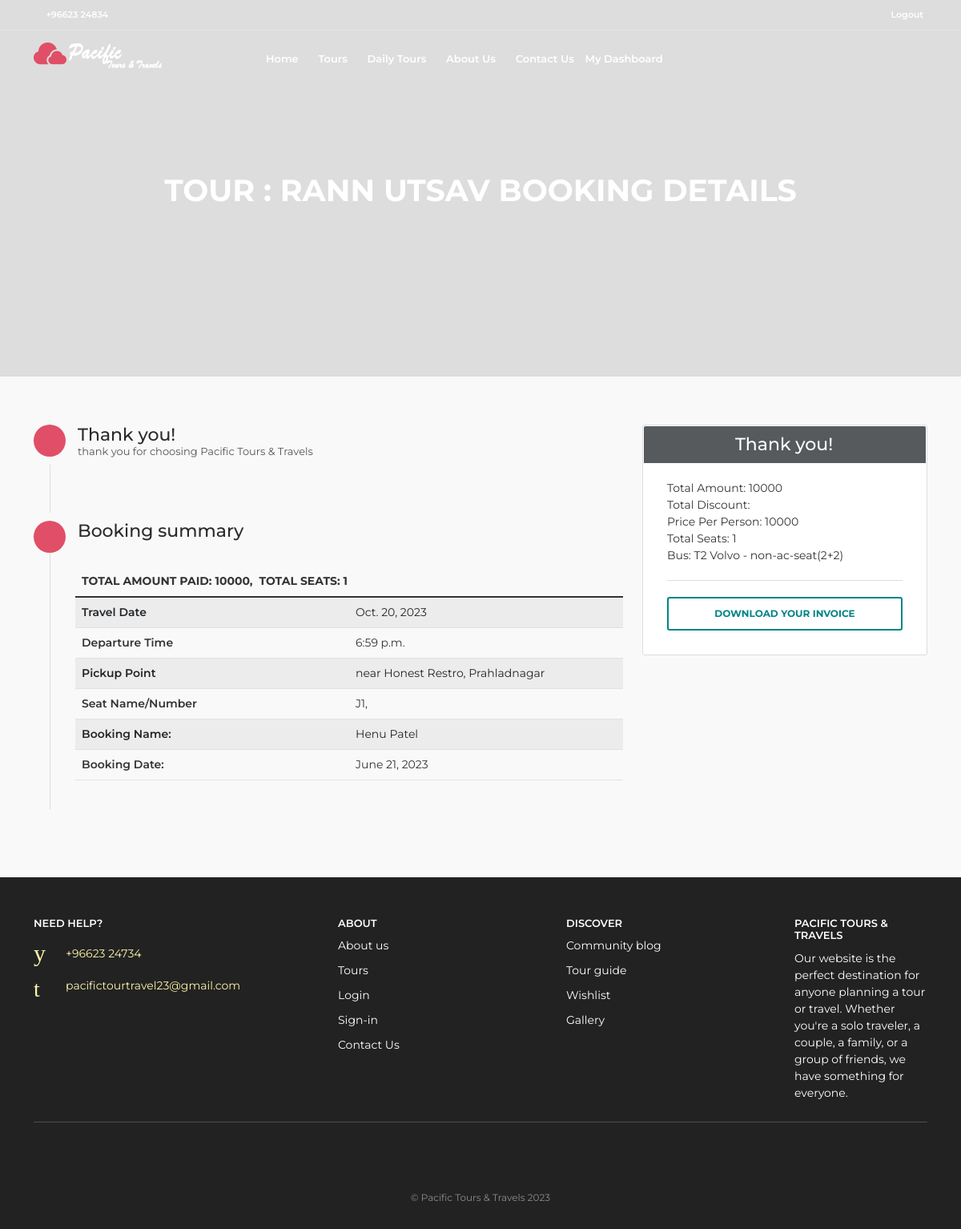
Screenshot of /root/19/tour_booking_details/ (signed in) with the database file from the repository.
### booking/models.py (models this page shows, shortened)
class STourBooking(models.Model):
    name = models.CharField(max_length=100,blank=False,null=False)
    total_price = models.IntegerField()
    user_fk = models.ForeignKey(CustomUser,on_delete=models.CASCADE,related_name='stour_booking_user')
    special_tours_fk = models.ForeignKey(Special_Tours,on_delete=models.CASCADE,related_name='stour_booking_Special_Tours')
    travel_date = models.DateField(default=timezone.now)
    date = models.DateField(default=timezone.now)
    time = models.TimeField(default=timezone.now)
    razorpay_order_id = models.CharField(max_length=1000,blank=True,null=True)
    paid = models.BooleanField(default=False,blank=True,null=True)
    confirm = models.BooleanField(default=False,blank=True,null=True)

class Special_Tours(models.Model):
    name = models.CharField(max_length=100,blank=False,null=False)
    start_date = models.DateField(default=timezone.now)
    end_date = models.DateField(default=timezone.now)
    time = models.TimeField(default=timezone.now)
    bus_fk_k = models.ForeignKey(Bus,on_delete=models.CASCADE,related_name='special_tours_bus')
    description = models.CharField(max_length=1000)
    schedule = models.CharField(max_length=2000)
    origin_fk_k = models.ForeignKey(Address,on_delete=models.CASCADE,related_name='special_tours_origin_address')
    destination_fk_k = models.ForeignKey(Address,on_delete=models.CASCADE,related_name='special_tours_destination_address')
    price = models.IntegerField()
    total_days = models.CharField(max_length=15)
    boarding_point = models.CharField(max_length=50,null=True,blank=True)
    dropping_point = models.CharField(max_length=50,null=True,blank=True)
    offer = models.BooleanField(default=False,blank=True,null=True)
    offer_per = models.CharField(max_length=10,default='',null=True,blank=True)
    img1 = models.ImageField(upload_to='Images',blank=True,null=True)
    img2 = models.ImageField(upload_to='Images',blank=True,null=True)
    img3 = models.ImageField(upload_to='Images',blank=True,null=True)
    img4 = models.ImageField(upload_to='Images',blank=True,null=True)

class STourBooking_details(models.Model):
    stourbooking_fk = models.ForeignKey(STourBooking,on_delete=models.CASCADE,related_name='stourbooking_details_STourBooking')
    seat_fk = models.ForeignKey(Seat,on_delete=models.CASCADE,related_name='stourbooking_details_seat_fk')
    date = models.DateField(default=timezone.now)
    time = models.TimeField(default=timezone.now)

class Seat(models.Model):
    status = models.BooleanField(default=False)
    date = models.DateField(default=timezone.now,blank=True,null=True)
    time = models.TimeField(default=timezone.now,blank=True,null=True)
    seat_name = models.CharField(max_length=10,blank=False,null=False,unique=True)
    bus_fk = models.ForeignKey(Bus,on_delete=models.CASCADE,related_name='seat_bus')

class Bus(models.Model):
    name = models.CharField(max_length=50,blank=True,null=True)
    driver_name = models.CharField(max_length=50)
    contact = models.CharField(max_length=10)
    plate_no = models.CharField(max_length=50)
    check_ac = models.CharField(max_length=10,choices=t_type,default='non-ac')
    seat_type = models.CharField(max_length=25,choices=s_type,default='non-ac-seat(2+2)')  # new on 28-1
    max_seats = models.IntegerField()

### root/views.py (the view)
# urls.py: path('<int:id>/tour_booking_details/',views.tour_booking_details,name='tour_booking_details'),
@login_required(login_url='auth_system:login_user')
def tour_booking_details(request,id):
    dis = ''
    data = STourBooking.objects.get(id=id)
    tour = Special_Tours.objects.get(id=data.special_tours_fk.id)
    seats = STourBooking_details.objects.filter(stourbooking_fk=data)
    cnt = seats.count()
    if tour.offer:
        dis = tour.price * 10 / 100
    context={
        'data':data,
        'seats':seats,
        's_cnt':cnt,
        'dis':dis
    }
    return render(request,'root/tour_booking_details.html',context)

### templates/root/tour_booking_details.html (shortened to what this page needs)
{% extends 'root/layout.html' %}
{% load static %}
{% block body %}
<section id="hero_2" class="background-image" data-background="url(img/slide_hero_2.jpg)">
    <div class="opacity-mask" data-opacity-mask="rgba(0, 0, 0, 0.6)">
    <div class="intro_title">
        <h1>Tour : {{data.special_tours_fk.name}} Booking Details</h1>
    </div>
    </div>
</section>
<main>
    <div class="container margin_60">
        <div class="row">
            <div class="col-lg-8 add_bottom_15">
                <div class="form_title">
                    <h3><strong><i class="icon-ok"></i></strong>Thank you!</h3>
                    <p>
                        thank you for choosing Pacific Tours & Travels
                    </p>
                </div>
                <div class="step">
                </div>
                <div class="form_title">
                    <h3><strong><i class="icon-tag-1"></i></strong>Booking summary</h3>
                </div>
                <div class="step">
                    <table class="table table-striped confirm">
                        <thead>
                            <tr>
                                <th colspan="2">
                                   Total Amount Paid: {{data.total_price}}, &nbsp;Total Seats: {{s_cnt}}
                                </th>
                            </tr>
                        </thead>
                        <tbody>
                            <tr>
                                <td>
                                    <strong>Travel Date</strong>
                                </td>
                                <td>
                                   {{data.travel_date}}
                                </td>
                            </tr>
                            <tr>
                                <td>
                                    <strong>Departure Time</strong>
                                </td>
                                <td>
                                   {{data.special_tours_fk.time}}
                                </td>
                            </tr>
                            <tr>
                                <td>
                                    <strong>Pickup Point</strong>
                                </td>
                                <td>
                                   {{data.special_tours_fk.boarding_point  }}
                                </td>
                            </tr>
                            <tr>
                                <td>
                                    <strong>Seat  Name/Number</strong>
                                </td>
                                <td>
                                   {% for i in seats  %}
                                        {{i.seat_fk.seat_name}},
                                   {% endfor %}
                                </td>
                            </tr>
                            <tr>
                                <td>
                                    <strong>Booking Name: </strong>
                                </td>
                                <td>
                                    {{data.name}}
                                </td>
                            </tr>
                            <tr>
                                <td>
                                    <strong>Booking Date: </strong>
                                </td>
                                <td>
                                    {{data.date}}
                                </td>
                            </tr>
                        </tbody>
                    </table>
                </div>
            </div>
            <aside class="col-lg-4" id="sidebar">
                <div class="theiaStickySidebar">
                    <div class="box_style_1" id="booking_box">
                        <h3 class="inner">Thank you!</h3>
                        <p> Total Amount: {{data.total_price}} <br>
                            Total Discount: {{dis}} <br>
                            Price Per Person: {{data.special_tours_fk.price}} <br>
                            Total Seats: {{s_cnt}} <br>
                            Bus: {{data.special_tours_fk.bus_fk_k.name}} - {{data.special_tours_fk.bus_fk_k.seat_type}}
                        </p>
                        <hr>
                        <a class="btn_full_outline" href="{% url 'booking:pdf_tourbooking' data.id %}" target="_blank">Download Your Invoice</a>
                    </div>
                </div>
            </aside>
        </div>
    </div>
</main>
{% endblock body %}

### rows the page displays
STourBooking: special_tours_fk.name "RANN UTSAV", total_price "10000", travel_date "Oct. 20, 2023", special_tours_fk.time "6:59 p.m.", special_tours_fk.boarding_point "near Honest Restro, Prahladnagar", name "Henu Patel", date "June 21, 2023", special_tours_fk.price "10000", special_tours_fk.bus_fk_k.name "T2 Volvo", special_tours_fk.bus_fk_k.seat_type "non-ac-seat(2+2)"
STourBooking_details: seat_fk.seat_name "J1"

### other values shown
{{ s_cnt }} "1"
